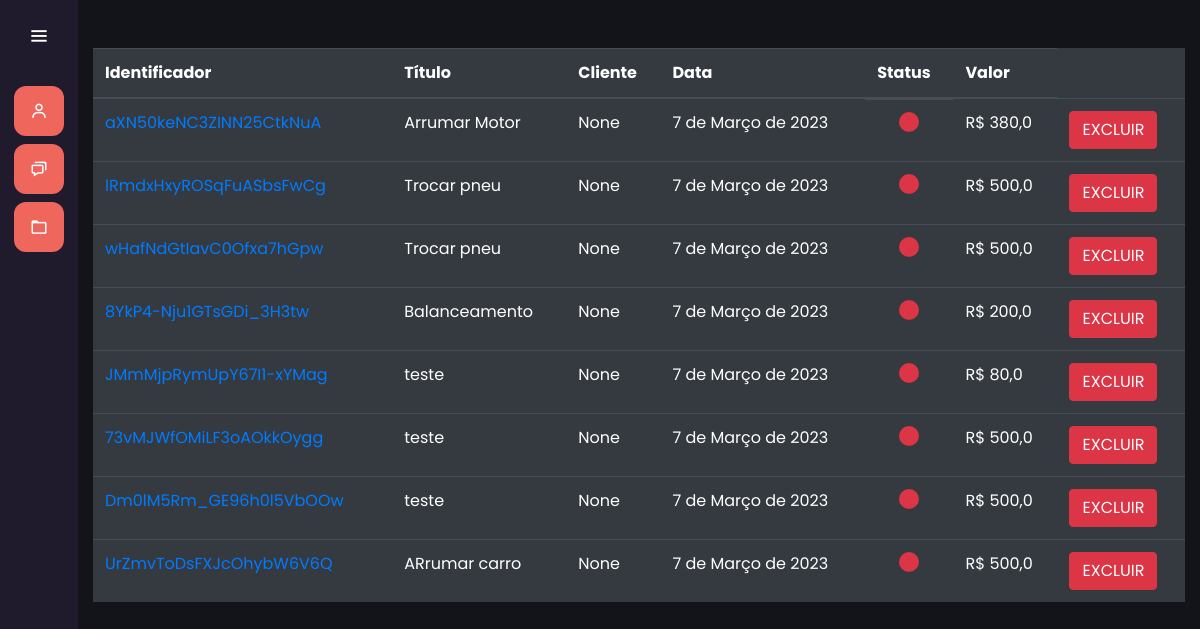
The page /servicos/listar_servico/ on the database as committed earlier.
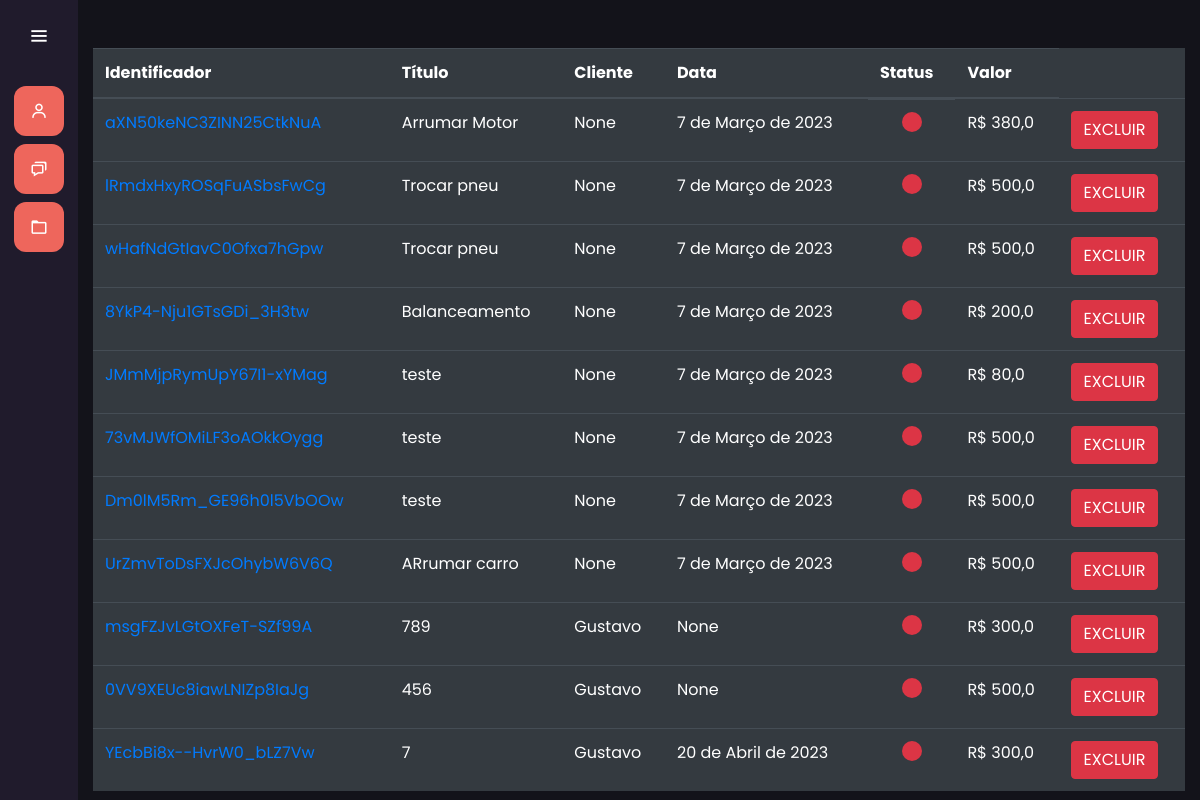
The same page on the database as committed later.
### services/models.py (models this page shows, shortened)
class Service(models.Model):
    titulo = models.CharField(max_length=30)
    cliente = models.ForeignKey(Cliente, on_delete=models.SET_NULL, null=True)
    maintenance_category = models.ManyToManyField(MaintenanceCategory)
    data_inicio = models.DateField(null=True)
    data_entrega = models.DateField(null=True)
    finalizado = models.BooleanField(default=False)
    protocol = models.CharField(max_length=52, null=True, blank=True)
    identificador = models.CharField(max_length=24, null=True, blank=True)
    descricao = models.TextField(null=True, blank=True)
    def total_price(self):
        total_price = float(0)
        for category in self.maintenance_category.all():
            total_price += float(category.preco)
        return total_price

class MaintenanceCategory(models.Model):
    titulo = models.CharField(
        max_length=3, choices=ChoicesMaintenanceCategory.choices)
    preco = models.DecimalField(max_digits=8, decimal_places=2)

### client/models.py (models this page shows)
class Cliente(models.Model):
    nome = models.CharField(max_length=50)
    sobrenome = models.CharField(max_length=50)
    email = models.EmailField(max_length=50)
    cpf = models.CharField(max_length=12)
    def __str__(self) -> str:
        return self.nome

### services/views.py (the view, shortened to what this page needs)
# urls.py: path('listar_servico/', views.list_service, name='listar_servico'),
def list_service(request):
    if request.method == "GET":
        services = Service.objects.all()
        print(type(services))
        return render(request, 'listar_servico.html', {'services': services})

### services/templates/listar_servico.html
{% extends "index.html" %} {% load static %} {% block 'head' %}
<link rel="stylesheet" href="{% static 'clientes/css/clientes.css' %}" />
{% endblock %} {% block 'dashboard' %} {%csrf_token%}
<br />
<br />
<div class="container-fluid distanciamento">
  <table class="table table-dark">
    <thead>
      <tr>
        <th scope="col">Identificador</th>
        <th scope="col">Título</th>
        <th scope="col">Cliente</th>
        <th scope="col">Data</th>
        <th scope="col">Status</th>
        <th scope="col">Valor</th>
      </tr>
    </thead>
    <tbody>
      {% for servico in services %}
      <tr>
        <td>
          <a href="{% url 'servico' servico.identificador%}"
            >{{servico.identificador}}</a
          >
        </td>
        <td>{{servico.titulo}}</td>
        <td>{{servico.cliente}}</td>
        <td>{{servico.data_inicio}}</td>
        <td class="d-flex justify-content-center">
          {% if servico.finalizado %}
          <div id="finalizado" class="mx-auto"></div>
          {% else %}
          <div id="manutencao"></div>
          {% endif %}
        </td>
        <td>R$ {{servico.total_price}}</td>
        <td>
          <button
            class="btn btn-danger btnService"
            onclick="excludeService(this)"
          >
            EXCLUIR
          </button>
        </td>
      </tr>
      {% endfor %}
    </tbody>
  </table>
</div>
{%endblock%}

Rows that differ between the two databases and show on the page:
added Service: identificador "msgFZJvLGtOXFeT-SZf99A", titulo "789", cliente "Gustavo", data_inicio "None", finalizado False (drawn), total_price "300,0"
added Service: identificador "0VV9XEUc8iawLNIZp8IaJg", titulo "456", cliente "Gustavo", data_inicio "None", finalizado False (drawn), total_price "500,0"
added Service: identificador "YEcbBi8x--HvrW0_bLZ7Vw", titulo "7", cliente "Gustavo", data_inicio "20 de Abril de 2023", finalizado False (drawn), total_price "300,0"
